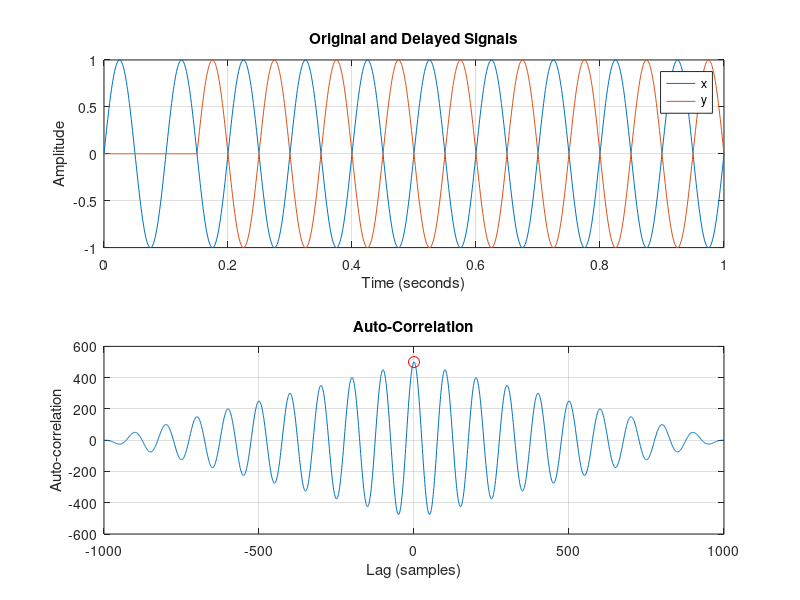

MATLAB code to generate this figure:
clc;
clear;
close all;

%% 1. Create the original signal
fs = 1000;              % Sampling frequency (Hz)
t = 0:1/fs:1;           % 1 second

x = sin(2*pi*10*t);     % 10 Hz sine wave

%% 2. Create a delayed version of the signal
delay_samples = 150;    % Delay by 150 samples

y = [zeros(1, delay_samples), x(1:end-delay_samples)];

%% 3. Calculate auto-correlation
[r, lags] = xcorr(x, x);

%% 4. Find the peak correlation
[~, index] = max(r);

estimated_delay = lags(index);

%% 5. Display results
fprintf('Actual delay:    %d samples\n', delay_samples);
fprintf('Estimated lag:   %d samples\n', estimated_delay);

fprintf('Delay in seconds: %.4f seconds\n', ...
    abs(estimated_delay) / fs);

%% 6. Plot original and delayed signals
figure;

subplot(2,1,1);
plot(t, x);
hold on;
plot(t, y);
xlabel('Time (seconds)');
ylabel('Amplitude');
title('Original and Delayed Signals');
legend('x', 'y');
grid on;

%% 7. Plot cross-correlation
subplot(2,1,2);
plot(lags, r);
hold on;
plot(estimated_delay, r(index), 'ro', 'MarkerSize', 8);

xlabel('Lag (samples)');
ylabel('Auto-correlation');
title('Auto-Correlation');
grid on;

fprintf('\nPeak correlation occurs at lag = %d samples.\n', ...
    estimated_delay);
